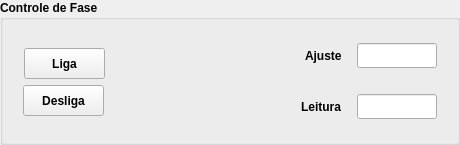
                 <widget class="QGroupBox" name="groupBox_25">
                  <property name="minimumSize">
                   <size>
                    <width>460</width>
                    <height>145</height>
                   </size>
                  </property>
                  <property name="maximumSize">
                   <size>
                    <width>460</width>
                    <height>145</height>
                   </size>
                  </property>
                  <property name="font">
                   <font>
                    <weight>75</weight>
                    <bold>true</bold>
                   </font>
                  </property>
                  <property name="title">
                   <string>Controle de Fase</string>
                  </property>
                  <layout class="QVBoxLayout" name="verticalLayout_38">
                   <item>
                    <layout class="QHBoxLayout" name="horizontalLayout_44">
                     <item>
                      <widget class="QWidget" name="widget_10" native="true">
                       <property name="minimumSize">
                        <size>
                         <width>100</width>
                         <height>88</height>
                        </size>
                       </property>
                       <property name="maximumSize">
                        <size>
                         <width>100</width>
                         <height>88</height>
                        </size>
                       </property>
                       <layout class="QVBoxLayout" name="verticalLayout_34">
                        <item>
                         <layout class="QVBoxLayout" name="verticalLayout_35">
                          <item alignment="Qt::AlignRight|Qt::AlignBottom">
                           <widget class="PyDMPushButton" name="pb_on_rack_a_6">
                            <property name="enabled">
                             <bool>true</bool>
                            </property>
                            <property name="minimumSize">
                             <size>
                              <width>81</width>
                              <height>31</height>
                             </size>
                            </property>
                            <property name="maximumSize">
                             <size>
                              <width>81</width>
                              <height>31</height>
                             </size>
                            </property>
                            <property name="font">
                             <font>
                              <weight>75</weight>
                              <bold>true</bold>
                             </font>
                            </property>
                            <property name="toolTip">
                             <string/>
                            </property>
                            <property name="whatsThis">
                             <string>
    Basic PushButton to send a fixed value.

    The PyDMPushButton is meant to hold a specific value, and send that value
    to a channel when it is clicked, much like the MessageButton does in EDM.
    The PyDMPushButton works in two different modes of operation, first, a
    fixed value can be given to the :attr:`.pressValue` attribute, whenever the
    button is clicked a signal containing this value will be sent to the
    connected channel. This is the default behavior of the button. However, if
    the :attr:`.relativeChange` is set to True, the fixed value will be added
    to the current value of the channel. This means that the button will
    increment a channel by a fixed amount with every click, a consistent
    relative move
    
    Parameters
    ----------
    pressValue : int, float, str
        Value to be sent when the button is clicked
    
    channel : str
        ID of channel to manipulate

    parent : QObject, optional
        Parent of PyDMPushButton

    label : str, optional
        String to place on button

    icon : QIcon, optional
        An Icon to display on the PyDMPushButton


    relative : bool, optional
        Choice to have the button peform a relative put, instead of always
        setting to an absolute value
    </string>
                            </property>
                            <property name="text">
                             <string>Liga</string>
                            </property>
                            <property name="checkable">
                             <bool>true</bool>
                            </property>
                           </widget>
                          </item>
                          <item>
                           <widget class="PyDMPushButton" name="pb_off_rack_a_6">
                            <property name="enabled">
                             <bool>true</bool>
                            </property>
                            <property name="minimumSize">
                             <size>
                              <width>81</width>
                              <height>31</height>
                             </size>
                            </property>
                            <property name="maximumSize">
                             <size>
                              <width>81</width>
                              <height>31</height>
                             </size>
                            </property>
                            <property name="font">
                             <font>
                              <weight>75</weight>
                              <bold>true</bold>
                             </font>
                            </property>
                            <property name="toolTip">
                             <string/>
                            </property>
                            <property name="whatsThis">
                             <string>
    Basic PushButton to send a fixed value.

    The PyDMPushButton is meant to hold a specific value, and send that value
    to a channel when it is clicked, much like the MessageButton does in EDM.
    The PyDMPushButton works in two different modes of operation, first, a
    fixed value can be given to the :attr:`.pressValue` attribute, whenever the
    button is clicked a signal containing this value will be sent to the
    connected channel. This is the default behavior of the button. However, if
    the :attr:`.relativeChange` is set to True, the fixed value will be added
    to the current value of the channel. This means that the button will
    increment a channel by a fixed amount with every click, a consistent
    relative move
    
    Parameters
    ----------
    pressValue : int, float, str
        Value to be sent when the button is clicked
    
    channel : str
        ID of channel to manipulate

    parent : QObject, optional
        Parent of PyDMPushButton

    label : str, optional
        String to place on button

    icon : QIcon, optional
        An Icon to display on the PyDMPushButton


    relative : bool, optional
        Choice to have the button peform a relative put, instead of always
        setting to an absolute value
    </string>
                            </property>
                            <property name="text">
                             <string>Desliga</string>
                            </property>
                            <property name="checkable">
                             <bool>true</bool>
                            </property>
                           </widget>
                          </item>
                         </layout>
                        </item>
                       </layout>
                      </widget>
                     </item>
                     <item>
                      <layout class="QVBoxLayout" name="verticalLayout_37">
                       <item alignment="Qt::AlignRight">
                        <widget class="QWidget" name="widget_11" native="true">
                         <property name="minimumSize">
                          <size>
                           <width>150</width>
                           <height>45</height>
                          </size>
                         </property>
                         <property name="maximumSize">
                          <size>
                           <width>150</width>
                           <height>45</height>
                          </size>
                         </property>
                         <layout class="QVBoxLayout" name="verticalLayout_13">
                          <item>
                           <layout class="QHBoxLayout" name="horizontalLayout_43">
                            <item>
                             <widget class="QLabel" name="label_12">
                              <property name="font">
                               <font>
                                <weight>75</weight>
                                <bold>true</bold>
                               </font>
                              </property>
                              <property name="text">
                               <string>Ajuste</string>
                              </property>
                             </widget>
                            </item>
                            <item>
                             <widget class="PyDMLineEdit" name="PyDMLineEdit_6">
                              <property name="minimumSize">
                               <size>
                                <width>80</width>
                                <height>25</height>
                               </size>
                              </property>
                              <property name="maximumSize">
                               <size>
                                <width>80</width>
                                <height>25</height>
                               </size>
                              </property>
                              <property name="toolTip">
                               <string/>
                              </property>
                              <property name="whatsThis">
                               <string>
    Writeable text field to send and display channel values
    </string>
                              </property>
                             </widget>
                            </item>
                           </layout>
                          </item>
                         </layout>
                        </widget>
                       </item>
                       <item alignment="Qt::AlignRight">
                        <widget class="QWidget" name="widget_12" native="true">
                         <property name="minimumSize">
                          <size>
                           <width>154</width>
                           <height>45</height>
                          </size>
                         </property>
                         <property name="maximumSize">
                          <size>
                           <width>154</width>
                           <height>45</height>
                          </size>
                         </property>
                         <layout class="QVBoxLayout" name="verticalLayout_36">
                          <item>
                           <layout class="QHBoxLayout" name="horizontalLayout_42">
                            <item>
                             <widget class="QLabel" name="label_13">
                              <property name="font">
                               <font>
                                <weight>75</weight>
                                <bold>true</bold>
                               </font>
                              </property>
                              <property name="text">
                               <string>Leitura</string>
                              </property>
                             </widget>
                            </item>
                            <item>
                             <widget class="PyDMLineEdit" name="PyDMLineEdit_7">
                              <property name="minimumSize">
                               <size>
                                <width>80</width>
                                <height>25</height>
                               </size>
                              </property>
                              <property name="maximumSize">
                               <size>
                                <width>80</width>
                                <height>25</height>
                               </size>
                              </property>
                              <property name="toolTip">
                               <string/>
                              </property>
                              <property name="whatsThis">
                               <string>
    Writeable text field to send and display channel values
    </string>
                              </property>
                             </widget>
                            </item>
                           </layout>
                          </item>
                         </layout>
                        </widget>
                       </item>
                      </layout>
                     </item>
                    </layout>
                   </item>
                  </layout>
                 </widget>
